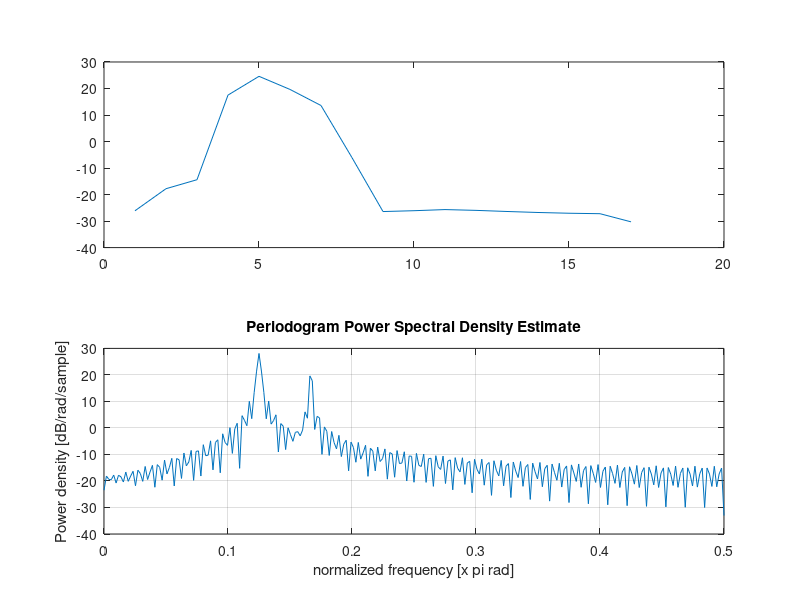

Reproduce this figure in MATLAB.
n = 0:319;
x = 5*cos(pi/4*n) + 2*cos(pi/3*n); %+ randn(size(n));
plot(x);

pxx_pwelch = pwelch(x);
[w,pxx_periodogram] = periodogram(x);

subplot(2,1,1)
plot(10*log10(pxx_pwelch));
subplot(2,1,2)
plot(w,10*log10(pxx_periodogram))

periodogram(x);